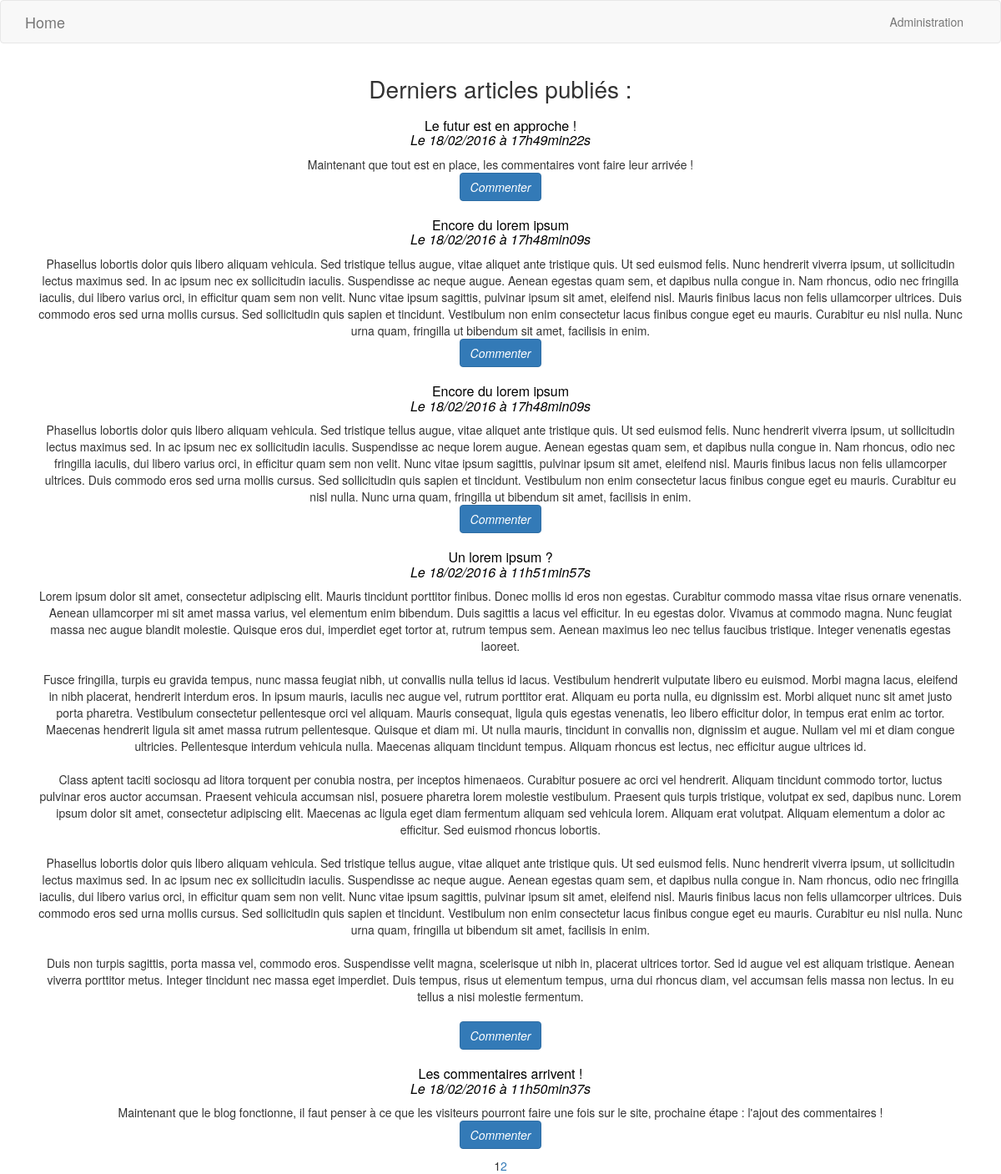
Screenshot of /blog.php with the database file from the repository.
### tables this page shows
CREATE TABLE IF NOT EXISTS `article` (
  `id` int(11) NOT NULL AUTO_INCREMENT,
  `titre` varchar(255) NOT NULL,
  `contenu` text NOT NULL,
  `date_publication` datetime NOT NULL,
  `auteur` varchar(255) NOT NULL,
  PRIMARY KEY (`id`)
);

### controller/billet.php (called while the page is built)
<?php
include_once 'modele/get_articles.php';
$nbrArticlesPrPages = 5;
$pagination = get_pagination();
$pagesTotale = ceil($pagination / $nbrArticlesPrPages);
if(isset($_GET['page']) && !empty($_GET['page']) && $_GET['page'] > 0 && $_GET['page'] <= $pagesTotale){
  $_GET['page'] = intval($_GET['page']);
  $pageCourante = $_GET['page'];
}else{
  $pageCourante = 1;
}
$depart = ($pageCourante-1)*$nbrArticlesPrPages;
$billets = get_articles($depart, $nbrArticlesPrPages);
foreach($billets as $key => $billet){
    $billets[$key]['titre'] = htmlspecialchars($billet['titre']);
    $billets[$key]['contenu'] = nl2br($billet['contenu']);
}
include_once 'vue/blog/index.php';

### modele/get_articles.php (called while the page is built, shortened)
<?php
function get_articles($depart, $nbrArticlesPrPages)
{
  global $bdd;
  $req = $bdd->prepare('SELECT id, titre, contenu, DATE_FORMAT(date_publication
  , \'%d/%m/%Y à %Hh%imin%ss\') AS date_creation FROM article ORDER BY date_creation DESC LIMIT ' . $depart . ',' . $nbrArticlesPrPages);
  $req->execute();
  $billets = $req->fetchAll();
  return $billets;
}
function get_pagination()
{
  global $bdd;
  $req = $bdd->query('SELECT id FROM article');
  $pagination = $req->rowCount();
  return $pagination;
}

### vue/blog/index.php (the view)
<?php
include 'inc/header.php';
?>
<div class="container">
  <div clas="row">
    <div class="col-xs-12">
      <h1 class="text-center">Derniers articles publiés :</h1>
        <?php
        foreach($billets as $billet){
          ?>
          <div class="articles">
            <h3 class="text-center titre">
              <?php echo $billet['titre']; ?>
              <br/>
              <em>Le <?php echo $billet['date_creation']; ?></em>
            </h3>
            <p class="contenu"><?php echo $billet['contenu']; ?>
            <br />
              <em><a href="commentaires.php?billet=<?php echo $billet['id']; ?>" class="btn btn-primary">Commenter</a></em>
            </p>
          </div>
          <?php
          }
          ?>
    </div>
  </div>
  <br />
  <div class="row">
    <div class="col-lg-12 text-center">
      <?php
      for($i = 1; $i <= $pagesTotale; $i++)
      {
        if($i === $pageCourante){
          echo $i;
        }else{
          echo '<a href="?page=' . $i . '">' . $i .'</a>';
        }
      }
      ?>
    </div>
  </div>
</div>
<?php
include 'inc/footer.php';
?>

### blog.php (shortened to what this page needs)
<?php
if(!isset($_GET['section']) OR $_GET['section'] === 'index')
{
  include_once 'controller/billet.php';
}

### vue/blog/inc/header.php (shortened to what this page needs)
<!DOCTYPE html>
<html>
  <head>
    <link href="vue/blog/css/main.css" rel="stylesheet" />
    <link href="vue/blog/css/bootstrap.css" rel="stylesheet" />
    <link href="vue/blog/css/normalize.css" rel="stylesheet" />
  </head>
<body>
  <nav class="navbar navbar-default">
  		<div class="container">
  			<div class="navbar-header">
  				<a class="navbar-brand page-scroll" href="blog.php">Home</a>
  			</div>
  			<div class="collapse navbar-collapse" id="bs-example-navbar-collapse-1">
          <ul class="nav navbar-nav navbar-right">
            <li><a href="admin.php">Administration</a></li>
          </ul>
  			</div>
  	   </div>
  </nav>

### vue/blog/inc/footer.php (shortened to what this page needs)
</body>
</html>

### vue/blog/css/main.css (style rules this page uses)
.titre { text-align: center; color: black; font-size: 16px; }
.articles { text-align: center; }

### rows the page displays
article: titre "Le futur est en approche !", date_creation "18/02/2016 à 17h49min22s", contenu "Maintenant que tout est en place, les commentaires vont faire leur arrivée !"
article: titre "Encore du lorem ipsum", date_creation "18/02/2016 à 17h48min09s", contenu "Phasellus lobortis dolor quis libero aliquam vehicula. Sed tristique tellus augue, vitae aliquet ante tristique quis. Ut sed euismod felis. Nunc hendrerit viverra ipsum, ut sollicitudin lectus maximus sed. In ac ipsum nec ex sollicitudin iaculis. Suspendisse ac neque augue. Aenean egestas quam sem, et dapibus nulla congue in. Nam rhoncus, odio nec fringilla iaculis, dui libero varius orci, in efficitur quam sem non velit. Nunc vitae ipsum sagittis, pulvinar ipsum sit amet, eleifend nisl. Mauris finibus lacus non felis ullamcorper ultrices. Duis commodo eros sed urna mollis cursus. Sed sollicitudin quis sapien et tincidunt. Vestibulum non enim consectetur lacus finibus congue eget eu mauris.…"
article: titre "Encore du lorem ipsum", date_creation "18/02/2016 à 17h48min09s", contenu "Phasellus lobortis dolor quis libero aliquam vehicula. Sed tristique tellus augue, vitae aliquet ante tristique quis. Ut sed euismod felis. Nunc hendrerit viverra ipsum, ut sollicitudin lectus maximus sed. In ac ipsum nec ex sollicitudin iaculis. Suspendisse ac neque lorem augue. Aenean egestas quam sem, et dapibus nulla congue in. Nam rhoncus, odio nec fringilla iaculis, dui libero varius orci, in efficitur quam sem non velit. Nunc vitae ipsum sagittis, pulvinar ipsum sit amet, eleifend nisl. Mauris finibus lacus non felis ullamcorper ultrices. Duis commodo eros sed urna mollis cursus. Sed sollicitudin quis sapien et tincidunt. Vestibulum non enim consectetur lacus finibus congue eget eu…"
article: titre "Un lorem ipsum ?", date_creation "18/02/2016 à 11h51min57s", contenu "Lorem ipsum dolor sit amet, consectetur adipiscing elit. Mauris tincidunt porttitor finibus. Donec mollis id eros non egestas. Curabitur commodo massa vitae risus ornare venenatis. Aenean ullamcorper mi sit amet massa varius, vel elementum enim bibendum. Duis sagittis a lacus vel efficitur. In eu egestas dolor. Vivamus at commodo magna. Nunc feugiat massa nec augue blandit molestie. Quisque eros dui, imperdiet eget tortor at, rutrum tempus sem. Aenean maximus leo nec tellus faucibus tristique. Integer venenatis egestas laoreet. Fusce fringilla, turpis eu gravida tempus, nunc massa feugiat nibh, ut convallis nulla tellus id lacus. Vestibulum hendrerit vulputate libero eu euismod. Morbi magna…"
article: titre "Les commentaires arrivent !", date_creation "18/02/2016 à 11h50min37s", contenu "Maintenant que le blog fonctionne, il faut penser à ce que les visiteurs pourront faire une fois sur le site, prochaine étape : l'ajout des commentaires !"
